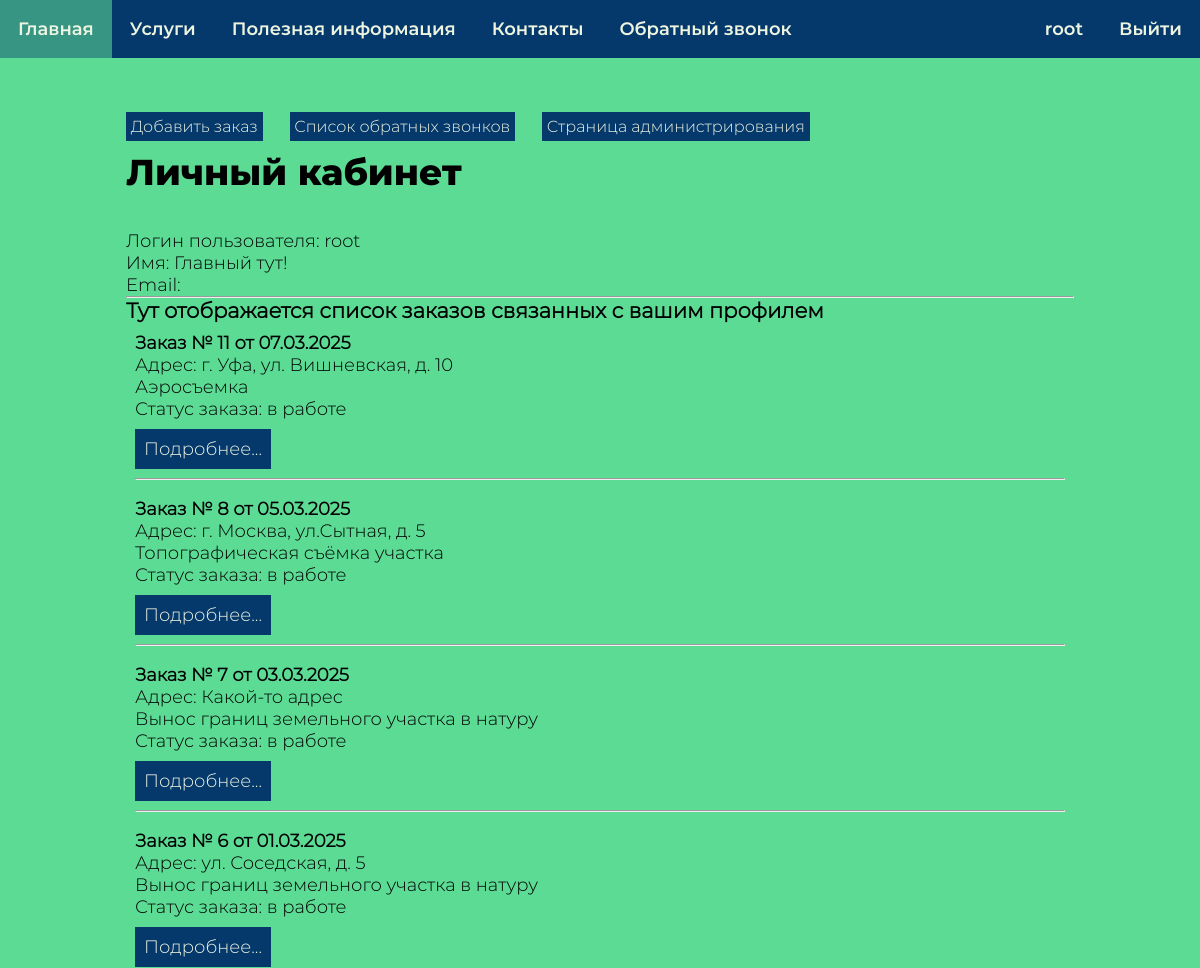
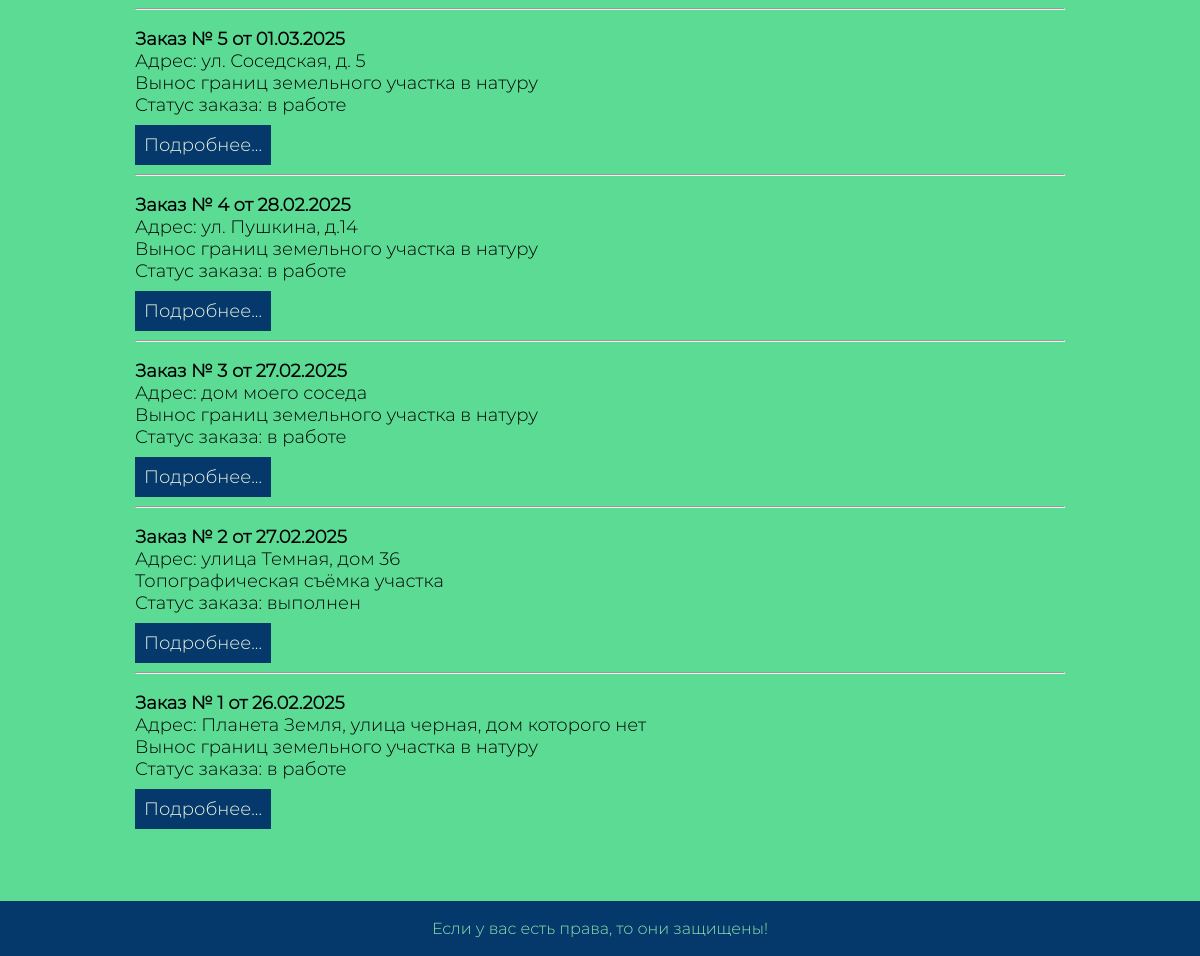
Page /users/account/ (signed in) on the committed database (2 pictures, top to bottom).
### geodesy/models.py (models this page shows, shortened)
class Orders(models.Model):
    user = models.ForeignKey(User, on_delete=models.PROTECT, verbose_name='Клиент')
    service = models.ForeignKey(MainServices, on_delete=models.PROTECT, verbose_name='Услуга')
    address = models.CharField(max_length=255, verbose_name='Адрес')
    time_create = models.DateTimeField(auto_now_add=True, verbose_name='Время создания')
    time_update = models.DateTimeField(auto_now=True, verbose_name='Время изменения')
    comment = models.TextField(blank=True, verbose_name='Комментарий к заказу')
    status = models.BooleanField(default=False, verbose_name='Статус')
    display_client = models.BooleanField(default=False, verbose_name='Отображение у клиента')
    class Meta:
        verbose_name = "Заказ"         # отображение в админке
        verbose_name_plural = "Заказы"
        ordering = ['-time_create']
    objects = models.Manager()  # стандартный manager записей
    forclient = ClientManager()  # только разрешенные для отображения записи manager

class MainServices(models.Model):
    name = models.CharField(max_length=255, db_index=True, verbose_name='Категория')
    slug = models.SlugField(max_length=255, unique=True, db_index=True)
    content = models.TextField(blank=True)
    time_create = models.DateTimeField(auto_now_add=True, verbose_name='Время создания')
    time_update = models.DateTimeField(auto_now=True, verbose_name='Время изменения')
    is_published = models.BooleanField(default=True, verbose_name='Статус')
    objects = models.Manager()  # стандартный manager записей
    published = PublishedManager()  # только опубликованные записи manager
    class Meta:
        verbose_name = "Категория услуги"         # отображение в админке
        verbose_name_plural = "Категории услуг"

### users/views.py (the view)
# urls.py: path('account/', views.account_user, name='account'),
@login_required
def account_user(request):
    client = request.user
    if client.is_staff:
        orders = Orders.objects.all()
    else:
        orders = Orders.forclient.filter(user_id=client.pk)
    data = {
        'title': 'Личный кабинет',
        'user': client,
        'client_orders': orders,
    }
    return render(request, 'users/account.html', context=data)

### geodesy/context_processors.py (called while the page is built)
def get_geodesy_context(request):
    return {'mainmenu': menu}

### users/templates/users/account.html
{% extends 'base.html' %}
{% block content %}
    {% if user.is_staff %}
    <ul class="admin-menu">
        <li><a href="addorder/">Добавить заказ</a></li>
        <li><a href="list_callback/">Список обратных звонков</a></li>
        <li><a href="{% url 'admin:index' %}">Страница администрирования</a></li>
    </ul>
    {% endif %}
<h1>Личный кабинет</h1>
    <p>Логин пользователя: {{ user.username }}</p>
    <p>Имя: {{ user.first_name }}</p>
    <p>Email: {{ user.email }}</p>
<hr>
<h3>Тут отображается список заказов связанных с вашим профилем</h3>
<ul>
{% for o in client_orders %}
    <li class="order_in_profile">
        <h4>Заказ № {{ o.pk }} от {{ o.time_create|date:"d.m.Y" }}</h4>
        <p>Адрес: {{ o.address }}</p>
        <p>{{ o.service.name }}</p>
        {% if o.status %}<p>Статус заказа: выполнен</p>
        {% else %}<p>Статус заказа: в работе</p>{% endif %}
        <p class='link'><a href="order/{{ o.pk }}">Подробнее...</a></p>
        {% if not forloop.last %}
        <hr>
        {% endif %}
    </li>
{%endfor%}
</ul>
{% endblock %}

### templates/base.html (shortened to what this page needs)
{% load static %}
<!DOCTYPE html>
<html lang="en">
<head>
    <link rel="stylesheet" href="{% static 'geodesy/css/styles.css' %}">
</head>
<body>
<div class="mainmenu">
    <ul>
        <li><a href="{% url 'home' %}">Главная</a></li>
        {% for m in mainmenu %}
        <li><a href="{% url m.url_name %}">{{m.title}}</a></li>
        {% endfor %}
    </ul>
    <ul class="last">
    {% if user.is_authenticated %}
    <li>
        <a href="{% url 'users:account' %}">{{ user.username }}</a>
        <form method="post" action="{% url 'users:logout' %}">
        <button type="submit">Выйти</button>
        </form>
    </li>
    {% else %}
    <li><a href="{% url 'users:login' %}">Войти</a></li>
    {% endif %}
    </ul>
</div>
<div class="content">
    {% block content %} {% endblock %}
</div>
<div class="footer">
    <p>Если у вас есть права, то они защищены!</p>
</div>
</body>
</html>

### geodesy/static/geodesy/css/styles.css (style rules this page uses)
* { margin: 0; padding: 0; }
body { display: flex; flex-direction: column; min-height: 100vh; font-size: 18px; font-family: "Montserrat-Light"; }
.mainmenu { background-color: #05386b; width: 100%; display: flex; font-family: "Montserrat-SemiBold"; }
.last button { background-color: #05386b; color: #edf5e1; padding: 1em; border-width: 0; font-family: "Montserrat-SemiBold"; font-size: 1em; cursor: pointer; }
.last { margin-left: auto; }
.last li { display: flex; }
.mainmenu>ul { display: flex; list-style: none; }
.mainmenu a { display: block; padding: 1em; text-decoration: none; color: #edf5e1; }
.content { flex: 1; height: 100%; background-color: #5cdb95; padding-top: 3em; padding-bottom: 3em; padding-left: 7em; padding-right: 7em; }
.content>h1 { font-family: "Montserrat-ExtraBold"; padding-bottom: 1em; }
p.link { padding-bottom: 0.5em; padding-top: 0.5em; }
p.link a { background-color: #05386b; display: inline-block; padding: 0.5em; text-decoration: none; font-family: "Montserrat-Light"; color: #edf5e1; }
.admin-menu { display: flex; list-style: none; }
.admin-menu li { padding: 0em 1.5em 0.5em 0em; }
.admin-menu a { text-decoration: none; background-color: #05386b; display: inline-block; padding: 0.3em; font-size: 16px; text-decoration: none; color: #edf5e1; }
li.order_in_profile { list-style: none; padding: 0.5em; }
.footer { padding: 1em; background-color: #05386b; }
.footer p { font-size: 16px; color: #8ee4af; text-align: center; }

### rows in the picture
Orders: pk "11", time_create "07.03.2025", address "г. Уфа, ул. Вишневская, д. 10", service.name "Аэросъемка", status "Статус заказа: в работе"
Orders: pk "8", time_create "05.03.2025", address "г. Москва, ул.Сытная, д. 5", service.name "Топографическая съёмка участка", status "Статус заказа: в работе"
Orders: pk "7", time_create "03.03.2025", address "Какой-то адрес", service.name "Вынос границ земельного участка в натуру", status "Статус заказа: в работе"
Orders: pk "6", time_create "01.03.2025", address "ул. Соседская, д. 5", service.name "Вынос границ земельного участка в натуру", status "Статус заказа: в работе"
Orders: pk "5", time_create "01.03.2025", address "ул. Соседская, д. 5", service.name "Вынос границ земельного участка в натуру", status "Статус заказа: в работе"
Orders: pk "4", time_create "28.02.2025", address "ул. Пушкина, д.14", service.name "Вынос границ земельного участка в натуру", status "Статус заказа: в работе"
Orders: pk "3", time_create "27.02.2025", address "дом моего соседа", service.name "Вынос границ земельного участка в натуру", status "Статус заказа: в работе"
Orders: pk "2", time_create "27.02.2025", address "улица Темная, дом 36", service.name "Топографическая съёмка участка", status "Статус заказа: выполнен"
Orders: pk "1", time_create "26.02.2025", address "Планета Земля, улица черная, дом которого нет", service.name "Вынос границ земельного участка в натуру", status "Статус заказа: в работе"

### other values in the picture
{{ m.title }} "Услуги" "Полезная информация" "Контакты" "Обратный звонок"
{{ user.username }} "root"
{{ user.first_name }} "Главный тут!"
